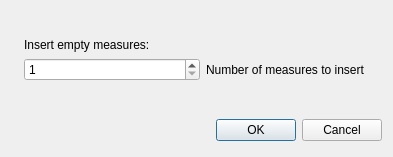
<?xml version="1.0" encoding="UTF-8"?>
<ui version="4.0">
 <class>InsertMeasuresDialogBase</class>
 <widget class="QDialog" name="InsertMeasuresDialogBase">
  <property name="geometry">
   <rect>
    <x>0</x>
    <y>0</y>
    <width>393</width>
    <height>157</height>
   </rect>
  </property>
  <property name="windowTitle">
   <string>Mscore: Insert Measures</string>
  </property>
  <layout class="QVBoxLayout" name="verticalLayout_2">
   <item>
    <layout class="QHBoxLayout" name="horizontalLayout">
     <item>
      <widget class="QLabel" name="label_3">
       <property name="sizePolicy">
        <sizepolicy hsizetype="Fixed" vsizetype="Ignored">
         <horstretch>0</horstretch>
         <verstretch>0</verstretch>
        </sizepolicy>
       </property>
       <property name="text">
        <string/>
       </property>
       <property name="pixmap">
        <pixmap resource="mscore.qrc">:/data/bg1.jpg</pixmap>
       </property>
      </widget>
     </item>
     <item>
      <layout class="QVBoxLayout" name="verticalLayout">
       <item>
        <spacer>
         <property name="orientation">
          <enum>Qt::Vertical</enum>
         </property>
         <property name="sizeHint" stdset="0">
          <size>
           <width>20</width>
           <height>40</height>
          </size>
         </property>
        </spacer>
       </item>
       <item>
        <widget class="QLabel" name="label_2">
         <property name="text">
          <string>Insert empty measures:</string>
         </property>
        </widget>
       </item>
       <item>
        <layout class="QHBoxLayout">
         <property name="spacing">
          <number>6</number>
         </property>
         <property name="margin">
          <number>0</number>
         </property>
         <item>
          <widget class="QSpinBox" name="insmeasures">
           <property name="minimum">
            <number>1</number>
           </property>
           <property name="maximum">
            <number>1000</number>
           </property>
          </widget>
         </item>
         <item>
          <widget class="QLabel" name="label">
           <property name="text">
            <string>Number of measures to insert</string>
           </property>
          </widget>
         </item>
        </layout>
       </item>
       <item>
        <spacer name="verticalSpacer">
         <property name="orientation">
          <enum>Qt::Vertical</enum>
         </property>
         <property name="sizeHint" stdset="0">
          <size>
           <width>20</width>
           <height>40</height>
          </size>
         </property>
        </spacer>
       </item>
       <item>
        <layout class="QHBoxLayout">
         <property name="spacing">
          <number>6</number>
         </property>
         <property name="margin">
          <number>0</number>
         </property>
         <item>
          <spacer>
           <property name="orientation">
            <enum>Qt::Horizontal</enum>
           </property>
           <property name="sizeHint" stdset="0">
            <size>
             <width>131</width>
             <height>31</height>
            </size>
           </property>
          </spacer>
         </item>
         <item>
          <widget class="QPushButton" name="okButton">
           <property name="text">
            <string>OK</string>
           </property>
          </widget>
         </item>
         <item>
          <widget class="QPushButton" name="cancelButton">
           <property name="text">
            <string>Cancel</string>
           </property>
          </widget>
         </item>
        </layout>
       </item>
      </layout>
     </item>
    </layout>
   </item>
  </layout>
 </widget>
 <resources>
  <include location="mscore.qrc"/>
 </resources>
 <connections>
  <connection>
   <sender>okButton</sender>
   <signal>clicked()</signal>
   <receiver>InsertMeasuresDialogBase</receiver>
   <slot>accept()</slot>
   <hints>
    <hint type="sourcelabel">
     <x>278</x>
     <y>253</y>
    </hint>
    <hint type="destinationlabel">
     <x>96</x>
     <y>254</y>
    </hint>
   </hints>
  </connection>
  <connection>
   <sender>cancelButton</sender>
   <signal>clicked()</signal>
   <receiver>InsertMeasuresDialogBase</receiver>
   <slot>reject()</slot>
   <hints>
    <hint type="sourcelabel">
     <x>369</x>
     <y>253</y>
    </hint>
    <hint type="destinationlabel">
     <x>179</x>
     <y>282</y>
    </hint>
   </hints>
  </connection>
 </connections>
</ui>
